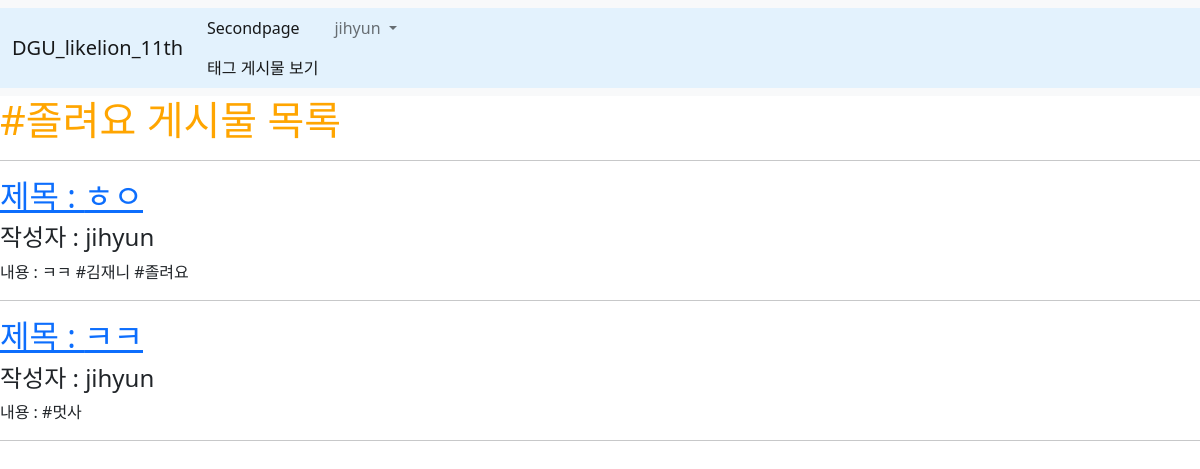
/tag/2 (signed in), run on the app's committed database.
### main/models.py (models this page shows, shortened)
class Tag(models.Model):
    name = models.CharField(max_length=30, null=False, blank=False)
    def __str__(self) :
        return self.name

class Blog(models.Model):
    title = models.CharField(max_length=200)
    writer = models.ForeignKey(User, null=False, blank=False, on_delete=models.CASCADE)
    pub_date = models.DateTimeField()
    body = models.TextField()
    image = models.ImageField(upload_to="blog/", blank=True, null=True)
    tags = models.ManyToManyField(Tag, related_name='blogs', blank=True)

### main/views.py (the view)
# urls.py: path("tag/<int:tag_id>", tag_blogs, name="tag_blogs"),
def tag_blogs(request, tag_id):
    tag = get_object_or_404(Tag, id = tag_id)
    blogs_with_content_tags = Blog.objects.filter(tags=tag)
    blogs_with_comment_tags = Blog.objects.filter(comment__tags=tag)
    blogs = blogs_with_content_tags.union(blogs_with_comment_tags)
    return render(request, 'main/tag_blogs.html', {
        'tag' :tag,
        'blogs' : blogs,
    })

### main/templates/main/tag_blogs.html
{% extends 'base.html' %} {% block content %}
<div class="blog_container">
    <h1>#{{tag}} 게시물 목록</h1>
    <hr />
    {% for b in blogs %}
    <div class="blog">
        <h2 class="title">
            <a href="{% url 'main:detail' b.id %}">제목 : {{ b.title }}</a>
        </h2>
        <h4>작성자 : {{ b.writer }}</h4>
        <p>내용 : {{ b.body }}</p>
    </div>
    <hr />
    {% endfor %}
</div>
{% endblock %}

### likelion_11th/templates/shared/_navbar.html (shortened to what this page needs)
<nav class="navbar navbar-expand-lg navbar-light bg-light">
    <div class="container-fluid" style="background-color: #e3f2fd">
        <a class="navbar-brand" href="{% url 'main:mainpage' %}"
            >DGU_likelion_11th</a
        >
        <div class="collapse navbar-collapse" id="navbarNav">
            <ul class="navbar-nav">
                <li class="nav-item">
                    <a
                        class="nav-link active"
                        aria-current="page"
                        href="{% url 'main:secondpage' %}"
                        >Secondpage</a
                    >
                    <a
                        class="nav-link active"
                        aria-current="page"
                        href="{% url 'main:tag_list' %}"
                        >태그 게시물 보기</a
                    >
                </li>
                <li class="nav-item dropdown">
                    {% if user.is_authenticated %}
                    <a
                        class="nav-link dropdown-toggle"
                        href="#"
                        id="navbarDropdown"
                        role="button"
                        data-bs-toggle="dropdown"
                        aria-expanded="false"
                    >
                        {{user.username}}
                    </a>
                    {% endif %}
                </li>
            </ul>
        </div>
    </div>
</nav>

### likelion_11th/static/css/project.css (style rules this page uses)
h1 { color : orange; }

### data on the page
Tag: name "졸려요"
Blog: title "ㅎㅇ", writer "jihyun", body "ㅋㅋ #김재니 #졸려요"
Blog: title "ㅋㅋ", writer "jihyun", body "#멋사"

### other printed values
{{ user.username }} "jihyun"
